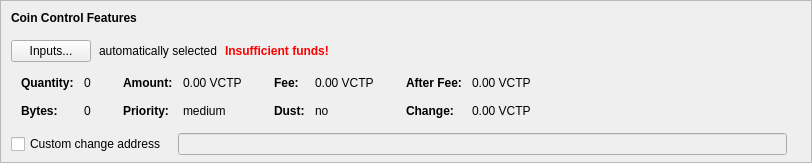
    <widget class="QFrame" name="frameCoinControl">
     <property name="sizePolicy">
      <sizepolicy hsizetype="Expanding" vsizetype="Expanding">
       <horstretch>0</horstretch>
       <verstretch>0</verstretch>
      </sizepolicy>
     </property>
     <property name="maximumSize">
      <size>
       <width>16777215</width>
       <height>16777215</height>
      </size>
     </property>
     <property name="frameShape">
      <enum>QFrame::StyledPanel</enum>
     </property>
     <property name="frameShadow">
      <enum>QFrame::Sunken</enum>
     </property>
     <layout class="QVBoxLayout" name="verticalLayoutCoinControl2">
      <property name="spacing">
       <number>0</number>
      </property>
      <property name="leftMargin">
       <number>0</number>
      </property>
      <property name="topMargin">
       <number>0</number>
      </property>
      <property name="rightMargin">
       <number>0</number>
      </property>
      <property name="bottomMargin">
       <number>6</number>
      </property>
      <item>
       <layout class="QVBoxLayout" name="verticalLayoutCoinControl" stretch="0,0,0,0,1">
        <property name="spacing">
         <number>0</number>
        </property>
        <property name="leftMargin">
         <number>10</number>
        </property>
        <property name="topMargin">
         <number>10</number>
        </property>
        <item>
         <layout class="QHBoxLayout" name="horizontalLayoutCoinControl1">
          <property name="bottomMargin">
           <number>15</number>
          </property>
          <item>
           <widget class="QLabel" name="labelCoinControlFeatures">
            <property name="sizePolicy">
             <sizepolicy hsizetype="Preferred" vsizetype="Maximum">
              <horstretch>0</horstretch>
              <verstretch>0</verstretch>
             </sizepolicy>
            </property>
            <property name="font">
             <font>
              <weight>75</weight>
              <bold>true</bold>
             </font>
            </property>
            <property name="styleSheet">
             <string notr="true">font-weight:bold;</string>
            </property>
            <property name="text">
             <string>Coin Control Features</string>
            </property>
           </widget>
          </item>
         </layout>
        </item>
        <item>
         <layout class="QHBoxLayout" name="horizontalLayoutCoinControl2" stretch="0,0,0,0">
          <property name="spacing">
           <number>8</number>
          </property>
          <property name="bottomMargin">
           <number>10</number>
          </property>
          <item>
           <widget class="QPushButton" name="pushButtonCoinControl">
            <property name="styleSheet">
             <string notr="true"/>
            </property>
            <property name="text">
             <string>Inputs...</string>
            </property>
            <property name="autoDefault">
             <bool>false</bool>
            </property>
           </widget>
          </item>
          <item>
           <widget class="QLabel" name="labelCoinControlAutomaticallySelected">
            <property name="text">
             <string>automatically selected</string>
            </property>
            <property name="margin">
             <number>5</number>
            </property>
           </widget>
          </item>
          <item>
           <widget class="QLabel" name="labelCoinControlInsuffFunds">
            <property name="font">
             <font>
              <weight>75</weight>
              <bold>true</bold>
             </font>
            </property>
            <property name="styleSheet">
             <string notr="true">color:red;font-weight:bold;</string>
            </property>
            <property name="text">
             <string>Insufficient funds!</string>
            </property>
            <property name="margin">
             <number>5</number>
            </property>
           </widget>
          </item>
          <item>
           <spacer name="horizontalSpacerCoinControl">
            <property name="orientation">
             <enum>Qt::Horizontal</enum>
            </property>
            <property name="sizeHint" stdset="0">
             <size>
              <width>40</width>
              <height>1</height>
             </size>
            </property>
           </spacer>
          </item>
         </layout>
        </item>
        <item>
         <widget class="QWidget" name="widgetCoinControl" native="true">
          <property name="sizePolicy">
           <sizepolicy hsizetype="Preferred" vsizetype="Preferred">
            <horstretch>0</horstretch>
            <verstretch>0</verstretch>
           </sizepolicy>
          </property>
          <property name="minimumSize">
           <size>
            <width>0</width>
            <height>0</height>
           </size>
          </property>
          <property name="styleSheet">
           <string notr="true"/>
          </property>
          <layout class="QHBoxLayout" name="horizontalLayoutCoinControl5">
           <property name="leftMargin">
            <number>0</number>
           </property>
           <property name="topMargin">
            <number>0</number>
           </property>
           <property name="rightMargin">
            <number>0</number>
           </property>
           <property name="bottomMargin">
            <number>0</number>
           </property>
           <item>
            <layout class="QHBoxLayout" name="horizontalLayoutCoinControl3" stretch="0,0,0,1">
             <property name="spacing">
              <number>20</number>
             </property>
             <property name="topMargin">
              <number>0</number>
             </property>
             <property name="bottomMargin">
              <number>10</number>
             </property>
             <item>
              <layout class="QFormLayout" name="formLayoutCoinControl1">
               <property name="horizontalSpacing">
                <number>10</number>
               </property>
               <property name="verticalSpacing">
                <number>14</number>
               </property>
               <property name="leftMargin">
                <number>10</number>
               </property>
               <property name="topMargin">
                <number>4</number>
               </property>
               <property name="rightMargin">
                <number>6</number>
               </property>
               <item row="0" column="0">
                <widget class="QLabel" name="labelCoinControlQuantityText">
                 <property name="font">
                  <font>
                   <weight>75</weight>
                   <bold>true</bold>
                  </font>
                 </property>
                 <property name="text">
                  <string>Quantity:</string>
                 </property>
                 <property name="margin">
                  <number>0</number>
                 </property>
                </widget>
               </item>
               <item row="0" column="1">
                <widget class="QLabel" name="labelCoinControlQuantity">
                 <property name="cursor">
                  <cursorShape>IBeamCursor</cursorShape>
                 </property>
                 <property name="contextMenuPolicy">
                  <enum>Qt::ActionsContextMenu</enum>
                 </property>
                 <property name="text">
                  <string notr="true">0</string>
                 </property>
                 <property name="margin">
                  <number>0</number>
                 </property>
                 <property name="textInteractionFlags">
                  <set>Qt::LinksAccessibleByMouse|Qt::TextSelectableByKeyboard|Qt::TextSelectableByMouse</set>
                 </property>
                </widget>
               </item>
               <item row="1" column="0">
                <widget class="QLabel" name="labelCoinControlBytesText">
                 <property name="font">
                  <font>
                   <weight>75</weight>
                   <bold>true</bold>
                  </font>
                 </property>
                 <property name="text">
                  <string>Bytes:</string>
                 </property>
                </widget>
               </item>
               <item row="1" column="1">
                <widget class="QLabel" name="labelCoinControlBytes">
                 <property name="cursor">
                  <cursorShape>IBeamCursor</cursorShape>
                 </property>
                 <property name="contextMenuPolicy">
                  <enum>Qt::ActionsContextMenu</enum>
                 </property>
                 <property name="text">
                  <string notr="true">0</string>
                 </property>
                 <property name="textInteractionFlags">
                  <set>Qt::LinksAccessibleByMouse|Qt::TextSelectableByKeyboard|Qt::TextSelectableByMouse</set>
                 </property>
                </widget>
               </item>
              </layout>
             </item>
             <item>
              <layout class="QFormLayout" name="formLayoutCoinControl2">
               <property name="horizontalSpacing">
                <number>10</number>
               </property>
               <property name="verticalSpacing">
                <number>14</number>
               </property>
               <property name="leftMargin">
                <number>6</number>
               </property>
               <property name="topMargin">
                <number>4</number>
               </property>
               <property name="rightMargin">
                <number>6</number>
               </property>
               <item row="0" column="0">
                <widget class="QLabel" name="labelCoinControlAmountText">
                 <property name="font">
                  <font>
                   <weight>75</weight>
                   <bold>true</bold>
                  </font>
                 </property>
                 <property name="text">
                  <string>Amount:</string>
                 </property>
                 <property name="margin">
                  <number>0</number>
                 </property>
                </widget>
               </item>
               <item row="0" column="1">
                <widget class="QLabel" name="labelCoinControlAmount">
                 <property name="cursor">
                  <cursorShape>IBeamCursor</cursorShape>
                 </property>
                 <property name="contextMenuPolicy">
                  <enum>Qt::ActionsContextMenu</enum>
                 </property>
                 <property name="text">
                  <string notr="true">0.00 VCTP</string>
                 </property>
                 <property name="textInteractionFlags">
                  <set>Qt::LinksAccessibleByMouse|Qt::TextSelectableByKeyboard|Qt::TextSelectableByMouse</set>
                 </property>
                </widget>
               </item>
               <item row="1" column="0">
                <widget class="QLabel" name="labelCoinControlPriorityText">
                 <property name="font">
                  <font>
                   <weight>75</weight>
                   <bold>true</bold>
                  </font>
                 </property>
                 <property name="text">
                  <string>Priority:</string>
                 </property>
                </widget>
               </item>
               <item row="1" column="1">
                <widget class="QLabel" name="labelCoinControlPriority">
                 <property name="cursor">
                  <cursorShape>IBeamCursor</cursorShape>
                 </property>
                 <property name="contextMenuPolicy">
                  <enum>Qt::ActionsContextMenu</enum>
                 </property>
                 <property name="text">
                  <string notr="true">medium</string>
                 </property>
                 <property name="textInteractionFlags">
                  <set>Qt::LinksAccessibleByMouse|Qt::TextSelectableByKeyboard|Qt::TextSelectableByMouse</set>
                 </property>
                </widget>
               </item>
              </layout>
             </item>
             <item>
              <layout class="QFormLayout" name="formLayoutCoinControl3">
               <property name="horizontalSpacing">
                <number>10</number>
               </property>
               <property name="verticalSpacing">
                <number>14</number>
               </property>
               <property name="leftMargin">
                <number>6</number>
               </property>
               <property name="topMargin">
                <number>4</number>
               </property>
               <property name="rightMargin">
                <number>6</number>
               </property>
               <item row="0" column="0">
                <widget class="QLabel" name="labelCoinControlFeeText">
                 <property name="font">
                  <font>
                   <weight>75</weight>
                   <bold>true</bold>
                  </font>
                 </property>
                 <property name="text">
                  <string>Fee:</string>
                 </property>
                 <property name="margin">
                  <number>0</number>
                 </property>
                </widget>
               </item>
               <item row="0" column="1">
                <widget class="QLabel" name="labelCoinControlFee">
                 <property name="cursor">
                  <cursorShape>IBeamCursor</cursorShape>
                 </property>
                 <property name="contextMenuPolicy">
                  <enum>Qt::ActionsContextMenu</enum>
                 </property>
                 <property name="text">
                  <string notr="true">0.00 VCTP</string>
                 </property>
                 <property name="textInteractionFlags">
                  <set>Qt::LinksAccessibleByMouse|Qt::TextSelectableByKeyboard|Qt::TextSelectableByMouse</set>
                 </property>
                </widget>
               </item>
               <item row="1" column="0">
                <widget class="QLabel" name="labelCoinControlLowOutputText">
                 <property name="font">
                  <font>
                   <weight>75</weight>
                   <bold>true</bold>
                  </font>
                 </property>
                 <property name="text">
                  <string>Dust:</string>
                 </property>
                </widget>
               </item>
               <item row="1" column="1">
                <widget class="QLabel" name="labelCoinControlLowOutput">
                 <property name="cursor">
                  <cursorShape>IBeamCursor</cursorShape>
                 </property>
                 <property name="contextMenuPolicy">
                  <enum>Qt::ActionsContextMenu</enum>
                 </property>
                 <property name="text">
                  <string notr="true">no</string>
                 </property>
                 <property name="textInteractionFlags">
                  <set>Qt::LinksAccessibleByMouse|Qt::TextSelectableByKeyboard|Qt::TextSelectableByMouse</set>
                 </property>
                </widget>
               </item>
              </layout>
             </item>
             <item>
              <layout class="QFormLayout" name="formLayoutCoinControl4">
               <property name="horizontalSpacing">
                <number>10</number>
               </property>
               <property name="verticalSpacing">
                <number>14</number>
               </property>
               <property name="leftMargin">
                <number>6</number>
               </property>
               <property name="topMargin">
                <number>4</number>
               </property>
               <property name="rightMargin">
                <number>6</number>
               </property>
               <item row="0" column="0">
                <widget class="QLabel" name="labelCoinControlAfterFeeText">
                 <property name="font">
                  <font>
                   <weight>75</weight>
                   <bold>true</bold>
                  </font>
                 </property>
                 <property name="text">
                  <string>After Fee:</string>
                 </property>
                 <property name="margin">
                  <number>0</number>
                 </property>
                </widget>
               </item>
               <item row="0" column="1">
                <widget class="QLabel" name="labelCoinControlAfterFee">
                 <property name="cursor">
                  <cursorShape>IBeamCursor</cursorShape>
                 </property>
                 <property name="contextMenuPolicy">
                  <enum>Qt::ActionsContextMenu</enum>
                 </property>
                 <property name="text">
                  <string notr="true">0.00 VCTP</string>
                 </property>
                 <property name="textInteractionFlags">
                  <set>Qt::LinksAccessibleByMouse|Qt::TextSelectableByKeyboard|Qt::TextSelectableByMouse</set>
                 </property>
                </widget>
               </item>
               <item row="1" column="0">
                <widget class="QLabel" name="labelCoinControlChangeText">
                 <property name="font">
                  <font>
                   <weight>75</weight>
                   <bold>true</bold>
                  </font>
                 </property>
                 <property name="text">
                  <string>Change:</string>
                 </property>
                </widget>
               </item>
               <item row="1" column="1">
                <widget class="QLabel" name="labelCoinControlChange">
                 <property name="cursor">
                  <cursorShape>IBeamCursor</cursorShape>
                 </property>
                 <property name="contextMenuPolicy">
                  <enum>Qt::ActionsContextMenu</enum>
                 </property>
                 <property name="text">
                  <string notr="true">0.00 VCTP</string>
                 </property>
                 <property name="textInteractionFlags">
                  <set>Qt::LinksAccessibleByMouse|Qt::TextSelectableByKeyboard|Qt::TextSelectableByMouse</set>
                 </property>
                </widget>
               </item>
              </layout>
             </item>
            </layout>
           </item>
          </layout>
         </widget>
        </item>
        <item>
         <layout class="QHBoxLayout" name="horizontalLayoutCoinControl4" stretch="0,0,0">
          <property name="spacing">
           <number>12</number>
          </property>
          <property name="sizeConstraint">
           <enum>QLayout::SetDefaultConstraint</enum>
          </property>
          <property name="topMargin">
           <number>5</number>
          </property>
          <property name="rightMargin">
           <number>5</number>
          </property>
          <item>
           <widget class="QCheckBox" name="checkBoxCoinControlChange">
            <property name="toolTip">
             <string>If this is activated, but the change address is empty or invalid, change will be sent to a newly generated address.</string>
            </property>
            <property name="text">
             <string>Custom change address</string>
            </property>
           </widget>
          </item>
          <item>
           <widget class="QValidatedLineEdit" name="lineEditCoinControlChange">
            <property name="enabled">
             <bool>false</bool>
            </property>
            <property name="sizePolicy">
             <sizepolicy hsizetype="Expanding" vsizetype="Fixed">
              <horstretch>0</horstretch>
              <verstretch>0</verstretch>
             </sizepolicy>
            </property>
           </widget>
          </item>
          <item>
           <widget class="QLabel" name="labelCoinControlChangeLabel">
            <property name="sizePolicy">
             <sizepolicy hsizetype="Preferred" vsizetype="Expanding">
              <horstretch>0</horstretch>
              <verstretch>0</verstretch>
             </sizepolicy>
            </property>
            <property name="minimumSize">
             <size>
              <width>0</width>
              <height>0</height>
             </size>
            </property>
            <property name="text">
             <string/>
            </property>
            <property name="margin">
             <number>3</number>
            </property>
           </widget>
          </item>
         </layout>
        </item>
        <item>
         <spacer name="verticalSpacerCoinControl">
          <property name="orientation">
           <enum>Qt::Vertical</enum>
          </property>
          <property name="sizeHint" stdset="0">
           <size>
            <width>800</width>
            <height>1</height>
           </size>
          </property>
         </spacer>
        </item>
       </layout>
      </item>
     </layout>
    </widget>
